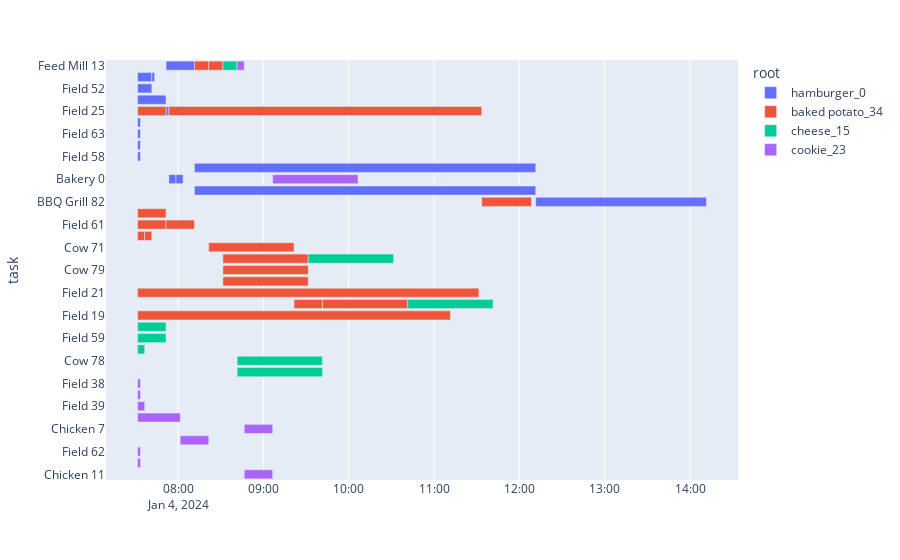

Notebook code cell kept with this figure:
### Code cell
print("Max time: ",max(df['end_time']))
fig = px.timeline(df, x_start="start", x_end="end", y="task", color="root",hover_name='name', 
                    hover_data={'id':True,'duration':True,'start':False,'end':False,'task':False,'name':False,'source':False,'machine_id':False,'dependencies':True})
fig.update_yaxes(autorange="reversed")
fig.show()
#36300

### Figure 1 — Plotly figure (JSON) as saved in the notebook; plotly's stock layout.template omitted (floating-point values rounded to 4 significant figures)
{"data": [{"alignmentgroup": "True", "base": ["2024-01-04T07:51:31.595644", "2024-01-04T07:31:31.595644", "2024-01-04T07:31:31.595644", "2024-01-04T07:31:31.595644", "2024-01-04T07:51:31.595644", "2024-01-04T07:31:31.595644", "2024-01-04T07:31:31.595644", "2024-01-04T07:41:31.595644", "2024-01-04T07:31:31.595644", "2024-01-04T07:31:31.595644", "2024-01-04T08:11:31.595644", "2024-01-04T07:53:31.595644", "2024-01-04T07:58:31.595644", "2024-01-04T08:11:31.595644", "2024-01-04T12:11:31.595644"], "customdata": [[4, 1200, "pig feed", "Feed Mill", 13, [1, 2, 3]], [2, 600, "carrot", "Field", 27, []], [1, 600, "carrot", "Field", 52, []], [3, 1200, "soybean", "Field", 31, []], [12, 120, "wheat", "Field", 25, []], [9, 120, "wheat", "Field", 24, []], [11, 120, "wheat", "Field", 63, []], [8, 120, "wheat", "Field", 27, []], [10, 120, "wheat", "Field", 48, []], [7, 120, "wheat", "Field", 58, []], [5, 14400, "bacon", "Pig", 86, [1, 2, 3, 4]], [13, 300, "bread", "Bakery", 0, [7, 8, 9, 10, 11, 12]], [14, 300, "bread", "Bakery", 0, [7, 8, 9, 10, 11, 12]], [6, 14400, "bacon", "Pig", 85, [1, 2, 3, 4]], [15, 7200, "hamburger", "BBQ Grill", 82, [1, 2, 3, 4, 5, 6, 7, 8, 9, 10, 11, 12, 13, 14]]], "hovertemplate": "<b>%{hovertext}</b><br><br>root=hamburger_0<br>id=%{customdata[0]}<br>duration=%{customdata[1]}<br>dependencies=%{customdata[5]}<extra></extra>", "hovertext": ["pig feed", "carrot", "carrot", "soybean", "wheat", "wheat", "wheat", "wheat", "wheat", "wheat", "bacon", "bread", "bread", "bacon", "hamburger"], "legendgroup": "hamburger_0", "marker": {"color": "#636efa", "pattern": {"shape": ""}}, "name": "hamburger_0", "offsetgroup": "hamburger_0", "orientation": "h", "showlegend": true, "textposition": "auto", "type": "bar", "x": [1200000.0, 600000.0, 600000.0, 1200000.0, 120000.0, 120000.0, 120000.0, 120000.0, 120000.0, 120000.0, 14400000.0, 300000.0, 300000.0, 14400000.0, 7200000.0], "xaxis": "x", "y": ["Feed Mill 13", "Field 27", "Field 52", "Field 31", "Field 25", "Field 24", "Field 63", "Field 27", "Field 48", "Field 58", "Pig 86", "Bakery 0", "Bakery 0", "Pig 85", "BBQ Grill 82"], "yaxis": "y"}, {"alignmentgroup": "True", "base": ["2024-01-04T07:31:31.595644", "2024-01-04T07:31:31.595644", "2024-01-04T07:31:31.595644", "2024-01-04T07:31:31.595644", "2024-01-04T07:36:31.595644", "2024-01-04T07:51:31.595644", "2024-01-04T08:11:31.595644", "2024-01-04T08:21:31.595644", "2024-01-04T08:21:31.595644", "2024-01-04T08:31:31.595644", "2024-01-04T08:31:31.595644", "2024-01-04T08:31:31.595644", "2024-01-04T07:31:31.595644", "2024-01-04T09:21:31.595644", "2024-01-04T09:41:31.595644", "2024-01-04T07:31:31.595644", "2024-01-04T07:53:31.595644", "2024-01-04T11:33:31.595644"], "customdata": [[36, 1200, "soybean", "Field", 43, []], [46, 1200, "soybean", "Field", 61, []], [45, 1200, "soybean", "Field", 25, []], [35, 300, "corn", "Field", 22, []], [44, 300, "corn", "Field", 22, []], [37, 1200, "soybean", "Field", 61, []], [47, 600, "cow feed", "Feed Mill", 13, [44, 45, 46]], [38, 600, "cow feed", "Feed Mill", 13, [35, 36, 37]], [48, 3600, "milk", "Cow", 71, [44, 45, 46, 47]], [39, 3600, "milk", "Cow", 75, [35, 36, 37, 38]], [40, 3600, "milk", "Cow", 79, [35, 36, 37, 38]], [41, 3600, "milk", "Cow", 80, [35, 36, 37, 38]], [43, 14400, "chili pepper", "Field", 21, []], [49, 1200, "cream", "Dairy", 83, [44, 45, 46, 47, 48]], [42, 3600, "cheese", "Dairy", 83, [35, 36, 37, 38, 39, 40, 41]], [51, 13200, "potato", "Field", 19, []], [50, 13200, "potato", "Field", 25, []], [52, 2100, "baked potato", "BBQ Grill", 82, [35, 36, 37, 38, 39, 40, 41, 42, 43, 44, 45, 46, 47, 48, 49, 50, 51]]], "hovertemplate": "<b>%{hovertext}</b><br><br>root=baked potato_34<br>id=%{customdata[0]}<br>duration=%{customdata[1]}<br>dependencies=%{customdata[5]}<extra></extra>", "hovertext": ["soybean", "soybean", "soybean", "corn", "corn", "soybean", "cow feed", "cow feed", "milk", "milk", "milk", "milk", "chili pepper", "cream", "cheese", "potato", "potato", "baked potato"], "legendgroup": "baked potato_34", "marker": {"color": "#EF553B", "pattern": {"shape": ""}}, "name": "baked potato_34", "offsetgroup": "baked potato_34", "orientation": "h", "showlegend": true, "textposition": "auto", "type": "bar", "x": [1200000.0, 1200000.0, 1200000.0, 300000.0, 300000.0, 1200000.0, 600000.0, 600000.0, 3600000.0, 3600000.0, 3600000.0, 3600000.0, 14400000.0, 1200000.0, 3600000.0, 13200000.0, 13200000.0, 2100000.0], "xaxis": "x", "y": ["Field 43", "Field 61", "Field 25", "Field 22", "Field 22", "Field 61", "Feed Mill 13", "Feed Mill 13", "Cow 71", "Cow 75", "Cow 79", "Cow 80", "Field 21", "Dairy 83", "Dairy 83", "Field 19", "Field 25", "BBQ Grill 82"], "yaxis": "y"}, {"alignmentgroup": "True", "base": ["2024-01-04T07:31:31.595644", "2024-01-04T07:31:31.595644", "2024-01-04T07:31:31.595644", "2024-01-04T08:31:31.595644", "2024-01-04T08:41:31.595644", "2024-01-04T09:31:31.595644", "2024-01-04T08:41:31.595644", "2024-01-04T10:41:31.595644"], "customdata": [[18, 1200, "soybean", "Field", 60, []], [17, 1200, "soybean", "Field", 59, []], [16, 300, "corn", "Field", 55, []], [19, 600, "cow feed", "Feed Mill", 13, [16, 17, 18]], [20, 3600, "milk", "Cow", 78, [16, 17, 18, 19]], [21, 3600, "milk", "Cow", 75, [16, 17, 18, 19]], [22, 3600, "milk", "Cow", 77, [16, 17, 18, 19]], [23, 3600, "cheese", "Dairy", 83, [16, 17, 18, 19, 20, 21, 22]]], "hovertemplate": "<b>%{hovertext}</b><br><br>root=cheese_15<br>id=%{customdata[0]}<br>duration=%{customdata[1]}<br>dependencies=%{customdata[5]}<extra></extra>", "hovertext": ["soybean", "soybean", "corn", "cow feed", "milk", "milk", "milk", "cheese"], "legendgroup": "cheese_15", "marker": {"color": "#00cc96", "pattern": {"shape": ""}}, "name": "cheese_15", "offsetgroup": "cheese_15", "orientation": "h", "showlegend": true, "textposition": "auto", "type": "bar", "x": [1200000.0, 1200000.0, 300000.0, 600000.0, 3600000.0, 3600000.0, 3600000.0, 3600000.0], "xaxis": "x", "y": ["Field 60", "Field 59", "Field 55", "Feed Mill 13", "Cow 78", "Cow 75", "Cow 77", "Dairy 83"], "yaxis": "y"}, {"alignmentgroup": "True", "base": ["2024-01-04T07:31:31.595644", "2024-01-04T07:31:31.595644", "2024-01-04T07:31:31.595644", "2024-01-04T08:41:31.595644", "2024-01-04T07:31:31.595644", "2024-01-04T08:46:31.595644", "2024-01-04T08:01:31.595644", "2024-01-04T07:31:31.595644", "2024-01-04T07:31:31.595644", "2024-01-04T08:46:31.595644", "2024-01-04T09:06:31.595644"], "customdata": [[27, 120, "wheat", "Field", 38, []], [28, 120, "wheat", "Field", 35, []], [26, 300, "corn", "Field", 39, []], [29, 300, "chicken feed", "Feed Mill", 13, [26, 27, 28]], [24, 1800, "sugarcane", "Field", 23, []], [30, 1200, "egg", "Chicken", 7, [26, 27, 28, 29]], [25, 1200, "brown sugar", "Sugar Mill", 65, [24]], [33, 120, "wheat", "Field", 62, []], [32, 120, "wheat", "Field", 29, []], [31, 1200, "egg", "Chicken", 11, [26, 27, 28, 29]], [34, 3600, "cookie", "Bakery", 0, [24, 25, 26, 27, 28, 29, 30, 31, 32, 33]]], "hovertemplate": "<b>%{hovertext}</b><br><br>root=cookie_23<br>id=%{customdata[0]}<br>duration=%{customdata[1]}<br>dependencies=%{customdata[5]}<extra></extra>", "hovertext": ["wheat", "wheat", "corn", "chicken feed", "sugarcane", "egg", "brown sugar", "wheat", "wheat", "egg", "cookie"], "legendgroup": "cookie_23", "marker": {"color": "#ab63fa", "pattern": {"shape": ""}}, "name": "cookie_23", "offsetgroup": "cookie_23", "orientation": "h", "showlegend": true, "textposition": "auto", "type": "bar", "x": [120000.0, 120000.0, 300000.0, 300000.0, 1800000.0, 1200000.0, 1200000.0, 120000.0, 120000.0, 1200000.0, 3600000.0], "xaxis": "x", "y": ["Field 38", "Field 35", "Field 39", "Feed Mill 13", "Field 23", "Chicken 7", "Sugar Mill 65", "Field 62", "Field 29", "Chicken 11", "Bakery 0"], "yaxis": "y"}], "layout": {"barmode": "overlay", "legend": {"title": {"text": "root"}, "tracegroupgap": 0}, "margin": {"t": 60}, "xaxis": {"anchor": "y", "domain": [0, 1], "type": "date"}, "yaxis": {"anchor": "x", "autorange": "reversed", "domain": [0, 1], "title": {"text": "task"}}}}
